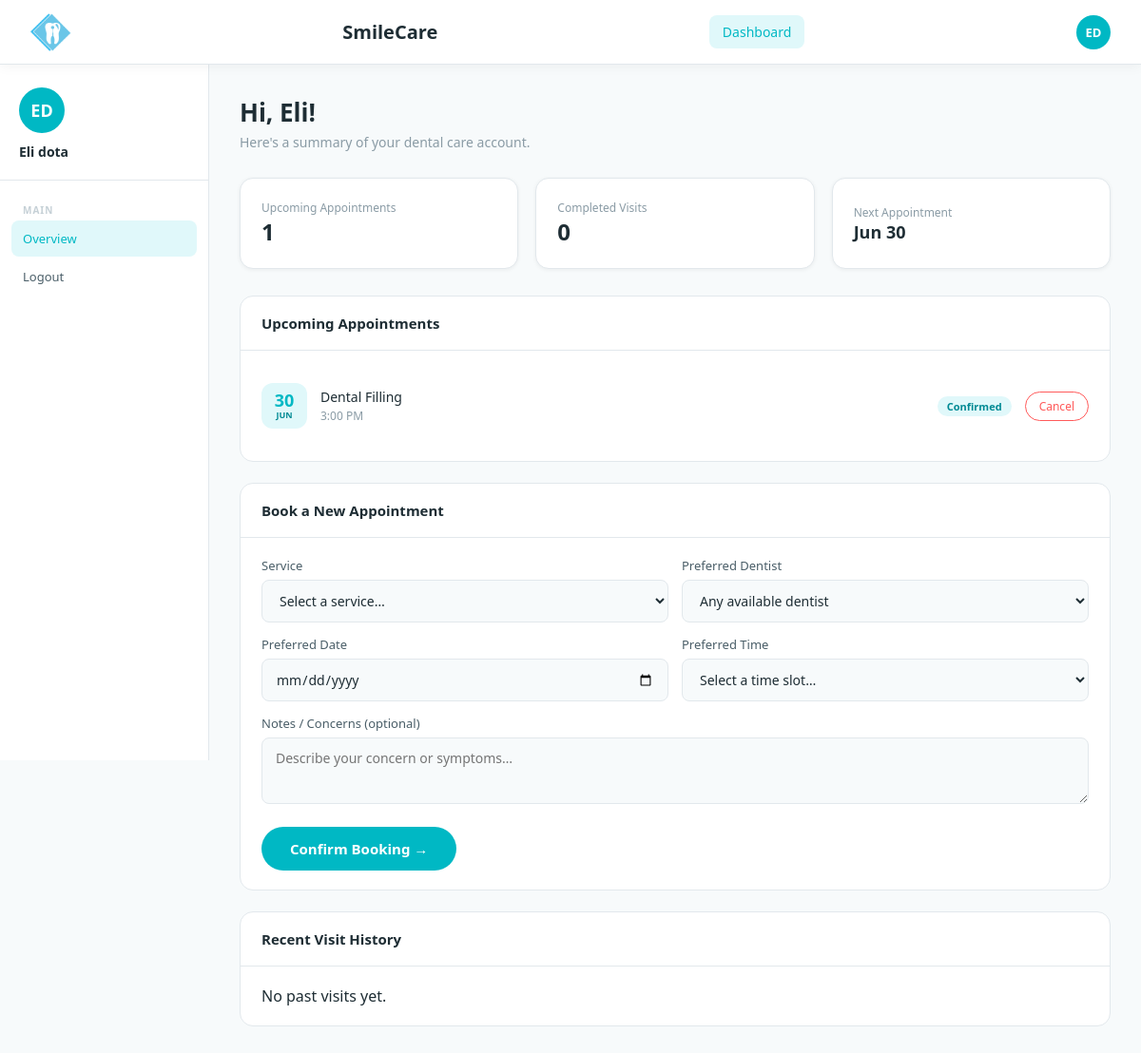
The page /userDashboard.php (signed in) on the database its author committed.
### tables this page shows
CREATE TABLE `appointments` (
  `appointment_id` int NOT NULL,
  `patient_id` int NOT NULL,
  `dentist_id` int DEFAULT NULL,
  `service_id` int NOT NULL,
  `appointment_date` date NOT NULL,
  `appointment_time` time NOT NULL,
  `notes` varchar(500) DEFAULT NULL,
  `status` enum('pending','confirmed','completed','cancelled') NOT NULL DEFAULT 'pending',
  `consent_status` enum('not_required','pending','signed') NOT NULL DEFAULT 'pending',
  `consent_signed_at` datetime DEFAULT NULL,
  `created_at` datetime NOT NULL DEFAULT CURRENT_TIMESTAMP
);

CREATE TABLE `services` (
  `service_id` int NOT NULL,
  `name` varchar(100) NOT NULL,
  `description` varchar(255) DEFAULT NULL,
  `starting_price` decimal(10,2) NOT NULL DEFAULT '0.00'
);

### userDashboard.php (the view, shortened to what this page needs)
<?php
require_once __DIR__ . '/config/db.php';
$patient_id = $_SESSION['user_id'];
$upcoming_count = $conn->query(
    "SELECT COUNT(*) AS c FROM appointments
     WHERE patient_id = $patient_id AND status IN ('pending','confirmed') AND appointment_date >= CURDATE()"
)->fetch_assoc()['c'];
$completed_count = $conn->query(
    "SELECT COUNT(*) AS c FROM appointments WHERE patient_id = $patient_id AND status = 'completed'"
)->fetch_assoc()['c'];
$next_appt = $conn->query(
    "SELECT appointment_date FROM appointments
     WHERE patient_id = $patient_id AND status IN ('pending','confirmed') AND appointment_date >= CURDATE()
     ORDER BY appointment_date ASC, appointment_time ASC LIMIT 1"
)->fetch_assoc();
$next_label = $next_appt ? date('M j', strtotime($next_appt['appointment_date'])) : '—';
$upcoming = $conn->query(
    "SELECT a.appointment_id, a.appointment_date, a.appointment_time, a.status,
            s.name AS service_name, d.full_name AS dentist_name
     FROM appointments a
     JOIN services s ON s.service_id = a.service_id
     LEFT JOIN dentists d ON d.dentist_id = a.dentist_id
     WHERE a.patient_id = $patient_id AND a.status IN ('pending','confirmed') AND a.appointment_date >= CURDATE()
     ORDER BY a.appointment_date ASC, a.appointment_time ASC"
);
$history = $conn->query(
    "SELECT a.appointment_date, a.status, s.name AS service_name, d.full_name AS dentist_name
     FROM appointments a
     JOIN services s ON s.service_id = a.service_id
     LEFT JOIN dentists d ON d.dentist_id = a.dentist_id
     WHERE a.patient_id = $patient_id AND a.status IN ('completed','cancelled')
     ORDER BY a.appointment_date DESC
     LIMIT 10"
);
?>
<html>
  <head>
    <link rel="stylesheet" href="assets/css/userDashboard.css" />
  </head>
  <body>
    <?php require_once __DIR__ . '/includes/navbar-patient.php'; ?>
    <div class="dashLayout">
      <aside class="sidebar">
        <div class="sidebarUser">
          <div class="sidebarAvatar"><?php echo htmlspecialchars(strtoupper($_SESSION['first_name'][0] . $_SESSION['last_name'][0])); ?></div>
          <div class="sidebarUserName"><?php echo htmlspecialchars($_SESSION['first_name'] . ' ' . $_SESSION['last_name']); ?></div>
        </div>
        <nav class="sidebarNav">
          <div class="sidebarSectionLabel">Main</div>
          <a class="sidebarLink active" href="userDashboard.php"> Overview</a>
          <a class="sidebarLink" href="logout.php"> Logout</a>
        </nav>
      </aside>
      <main class="dashMain">
        <div class="dashHeader">
          <h2>Hi, <?php echo htmlspecialchars($_SESSION['first_name']); ?>! </h2>
          <p>Here's a summary of your dental care account.</p>
        </div>
        <div class="summaryCards">
          <div class="summaryCard">
            <div>
              <div class="summaryLabel">Upcoming Appointments</div>
              <div class="summaryValue"><?php echo $upcoming_count; ?></div>
            </div>
          </div>
          <div class="summaryCard">
            <div>
              <div class="summaryLabel">Completed Visits</div>
              <div class="summaryValue"><?php echo $completed_count; ?></div>
            </div>
          </div>
          <div class="summaryCard">
            <div>
              <div class="summaryLabel">Next Appointment</div>
              <div class="summaryValue summaryValueSm"><?php echo htmlspecialchars($next_label); ?></div>
            </div>
          </div>
        </div>
        <div class="sectionCard">
          <div class="sectionCardHeader">
            <h3>Upcoming Appointments</h3>
          </div>
          <div class="sectionCardBody">
            <?php while ($row = $upcoming->fetch_assoc()): ?>
              <div class="apptItem">
                <div class="apptDateBox">
                  <div class="apptDay"><?php echo date('d', strtotime($row['appointment_date'])); ?></div>
                  <div class="apptMonth"><?php echo date('M', strtotime($row['appointment_date'])); ?></div>
                </div>
                <div class="apptDetails">
                  <div class="apptTitle"><?php echo htmlspecialchars($row['service_name']); ?></div>
                  <div class="apptMeta">
                    <?php echo date('g:i A', strtotime($row['appointment_time'])); ?>
                  </div>
                </div>
                <span class="badge <?php echo $row['status'] === 'confirmed' ? 'badgeTeal' : 'badgeAmber'; ?>">
                  <?php echo ucfirst($row['status']); ?>
                </span>
                <div class="apptActions">
                  <form action="actions/cancel-action.php" method="POST" onsubmit="return confirm('Cancel this appointment?');">
                    <button class="btnSm btnSmOutline btnSmRed" type="submit">Cancel</button>
                  </form>
                </div>
              </div>
            <?php endwhile; ?>
          </div>
        </div>
        <div class="sectionCard">
          <div class="sectionCardHeader">
            <h3> Book a New Appointment</h3>
          </div>
          <div class="sectionCardBody">
            <form action="actions/book-action.php" method="POST">
              <div class="bookForm">
                <div class="formGroup">
                  <label class="formLabel">Service</label>
                  <select class="formSelect" name="service_id" required>
                    <option value="">Select a service…</option>
                  </select>
                </div>
                <div class="formGroup">
                  <label class="formLabel">Preferred Dentist</label>
                  <select class="formSelect" name="dentist_id">
                    <option value="">Any available dentist</option>
                  </select>
                </div>
                <div class="formGroup">
                  <label class="formLabel">Preferred Date</label>
                  <input class="formInput" type="date" name="appointment_date" min="<?php echo date('Y-m-d'); ?>" required />
                </div>
                <div class="formGroup">
                  <label class="formLabel">Preferred Time</label>
                  <select class="formSelect" name="appointment_time" required>
                    <option value="">Select a time slot…</option>
                  </select>
                </div>
              </div>
              <div class="formGroup formGroupMt">
                <label class="formLabel">Notes / Concerns (optional)</label>
                <textarea class="formInput formTextarea" name="notes" rows="2" placeholder="Describe your concern or symptoms…"></textarea>
              </div>
              <button class="btnSolid btnSolidLg" type="submit">Confirm Booking →</button>
            </form>
          </div>
        </div>
        <div class="sectionCard">
          <div class="sectionCardHeader">
            <h3>Recent Visit History</h3>
          </div>
          <div class="sectionCardBody">
            <?php if ($history->num_rows === 0): ?>
              <p>No past visits yet.</p>
            <?php endif; ?>
          </div>
        </div>
      </main>
    </div>
  </body>
</html>

### includes/navbar-patient.php
<?php
$initials = strtoupper(substr($_SESSION['first_name'] ?? 'U', 0, 1) . substr($_SESSION['last_name'] ?? '', 0, 1));
?>
<nav class="navbar">
  <div class="navbarLogo">
    <img src="/smilecare/assets/images/logoSample.png" alt="SmileCare Logo" />
  </div>
  <h1 class="navbarBrand">SmileCare</h1>
  <div class="navLinks">
    <a class="navLink active" href="/smilecare/userDashboard.php">Dashboard</a>
  </div>
  <div class="navbarBtn">
    <div class="navAvatar"><?php echo htmlspecialchars($initials); ?></div>
  </div>
</nav>

### rows shown on the page
appointments: appointment_date "Jun 30", appointment_date "30", appointment_date "JUN", service.name "Dental Filling", appointment_time "3:00 PM", status "Confirmed"

### other values the page prints
$initials "ED"
$_SESSION['first_name'][0] . $_SESSION['last_name'][0] "ED"
$_SESSION['first_name'] . ' ' . $_SESSION['last_name'] "Eli dota"
$_SESSION['first_name'] "Eli"
$upcoming_count "1"
$completed_count "0"
